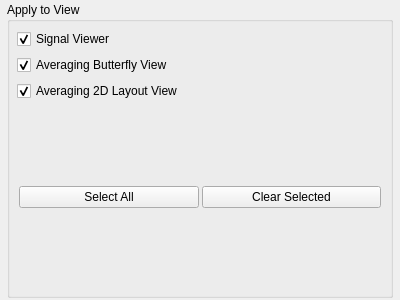
<?xml version="1.0" encoding="UTF-8"?>
<ui version="4.0">
 <class>ChannelSelectViewSelect</class>
 <widget class="QWidget" name="ChannelSelectViewSelect">
  <property name="geometry">
   <rect>
    <x>0</x>
    <y>0</y>
    <width>400</width>
    <height>300</height>
   </rect>
  </property>
  <property name="sizePolicy">
   <sizepolicy hsizetype="Preferred" vsizetype="Minimum">
    <horstretch>0</horstretch>
    <verstretch>0</verstretch>
   </sizepolicy>
  </property>
  <property name="windowTitle">
   <string>Form</string>
  </property>
  <layout class="QVBoxLayout" name="verticalLayout">
   <property name="leftMargin">
    <number>7</number>
   </property>
   <property name="topMargin">
    <number>2</number>
   </property>
   <property name="rightMargin">
    <number>7</number>
   </property>
   <property name="bottomMargin">
    <number>2</number>
   </property>
   <item>
    <widget class="QGroupBox" name="groupBox">
     <property name="sizePolicy">
      <sizepolicy hsizetype="Preferred" vsizetype="Minimum">
       <horstretch>0</horstretch>
       <verstretch>0</verstretch>
      </sizepolicy>
     </property>
     <property name="title">
      <string>Apply to View</string>
     </property>
     <layout class="QVBoxLayout" name="verticalLayout_2">
      <property name="leftMargin">
       <number>7</number>
      </property>
      <property name="topMargin">
       <number>7</number>
      </property>
      <property name="rightMargin">
       <number>7</number>
      </property>
      <property name="bottomMargin">
       <number>7</number>
      </property>
      <item>
       <widget class="QCheckBox" name="m_checkBoxSignaViewer">
        <property name="text">
         <string>Signal Viewer</string>
        </property>
        <property name="checked">
         <bool>true</bool>
        </property>
       </widget>
      </item>
      <item>
       <widget class="QCheckBox" name="m_checkBoxButterfly">
        <property name="text">
         <string>Averaging Butterfly View</string>
        </property>
        <property name="checked">
         <bool>true</bool>
        </property>
       </widget>
      </item>
      <item>
       <widget class="QCheckBox" name="m_checkBoxLayout">
        <property name="text">
         <string>Averaging 2D Layout View</string>
        </property>
        <property name="checked">
         <bool>true</bool>
        </property>
       </widget>
      </item>
      <item>
       <widget class="QFrame" name="frame">
        <property name="sizePolicy">
         <sizepolicy hsizetype="Minimum" vsizetype="Minimum">
          <horstretch>0</horstretch>
          <verstretch>0</verstretch>
         </sizepolicy>
        </property>
        <property name="frameShape">
         <enum>QFrame::NoFrame</enum>
        </property>
        <property name="frameShadow">
         <enum>QFrame::Plain</enum>
        </property>
        <layout class="QHBoxLayout" name="horizontalLayout">
         <property name="spacing">
          <number>3</number>
         </property>
         <property name="leftMargin">
          <number>2</number>
         </property>
         <property name="topMargin">
          <number>2</number>
         </property>
         <property name="rightMargin">
          <number>2</number>
         </property>
         <property name="bottomMargin">
          <number>2</number>
         </property>
         <item>
          <widget class="QPushButton" name="m_pushButtonAll">
           <property name="text">
            <string>Select All</string>
           </property>
           <property name="flat">
            <bool>false</bool>
           </property>
          </widget>
         </item>
         <item>
          <widget class="QPushButton" name="m_pushButtonClear">
           <property name="text">
            <string>Clear Selected</string>
           </property>
           <property name="flat">
            <bool>false</bool>
           </property>
          </widget>
         </item>
        </layout>
       </widget>
      </item>
     </layout>
    </widget>
   </item>
  </layout>
 </widget>
 <resources/>
 <connections/>
</ui>
